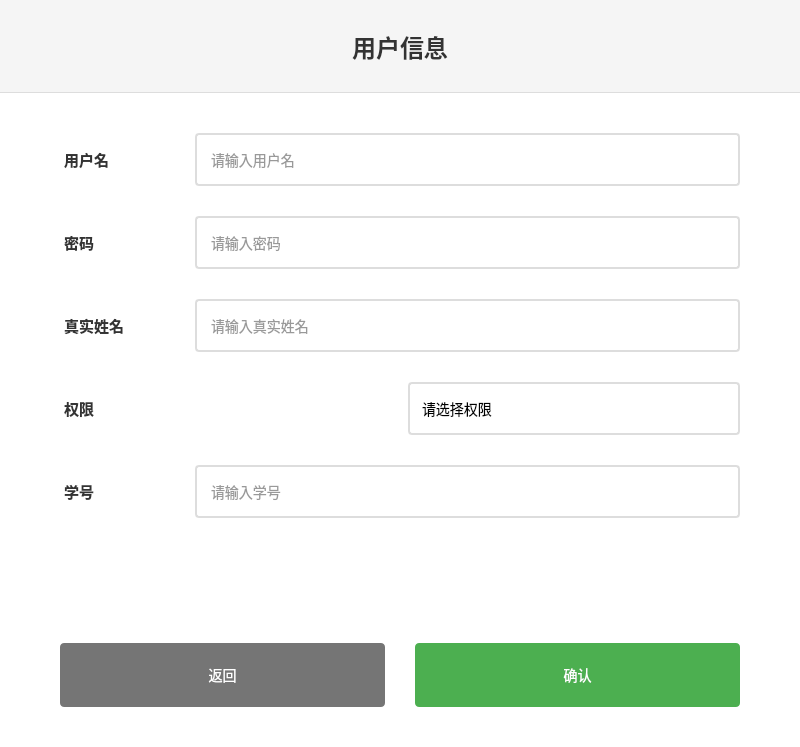
<?xml version="1.0" encoding="UTF-8"?>
<ui version="4.0">
 <class>Form</class>
 <widget class="QWidget" name="Form">
  <property name="geometry">
   <rect>
    <x>0</x>
    <y>0</y>
    <width>800</width>
    <height>747</height>
   </rect>
  </property>
  <property name="minimumSize">
   <size>
    <width>800</width>
    <height>600</height>
   </size>
  </property>
  <property name="windowTitle">
   <string>用户信息</string>
  </property>
  <property name="styleSheet">
   <string notr="true">QWidget {
    background-color: white;
    font-family: &quot;Microsoft YaHei&quot;, Arial;
}
QLabel {
    color: #333333;
    font-size: 15px;
    font-weight: bold;
    padding: 5px 0;
    min-width: 120px;
    background: transparent;
}
QLineEdit {
    padding: 12px;
    border: 2px solid #dddddd;
    border-radius: 4px;
    background-color: white;
    font-size: 14px;
    min-height: 25px;
    color: #333333;
}
QLineEdit:hover {
    border: 2px solid #bbbbbb;
}
QLineEdit:focus {
    border: 2px solid #2196F3;
}
QLineEdit:disabled {
    background-color: #f5f5f5;
    color: #666666;
    border: 2px solid #eeeeee;
}
QPushButton {
    padding: 12px 30px;
    font-size: 14px;
    border: none;
    border-radius: 4px;
    color: white;
    min-width: 120px;
    min-height: 40px;
}
QPushButton#pushButton {
    background-color: #757575;
}
QPushButton#pushButton:hover {
    background-color: #616161;
}
QPushButton#pushButton_2 {
    background-color: #4CAF50;
}
QPushButton#pushButton_2:hover {
    background-color: #45a049;
}</string>
  </property>
  <layout class="QVBoxLayout" name="verticalLayout_2">
   <property name="spacing">
    <number>0</number>
   </property>
   <property name="leftMargin">
    <number>0</number>
   </property>
   <property name="topMargin">
    <number>0</number>
   </property>
   <property name="rightMargin">
    <number>0</number>
   </property>
   <property name="bottomMargin">
    <number>0</number>
   </property>
   <item>
    <widget class="QWidget" name="header_widget" native="true">
     <property name="minimumSize">
      <size>
       <width>0</width>
       <height>80</height>
      </size>
     </property>
     <property name="styleSheet">
      <string notr="true">QWidget#header_widget {
    background-color: #f5f5f5;
    border-bottom: 1px solid #dddddd;
}</string>
     </property>
     <layout class="QVBoxLayout" name="verticalLayout_3">
      <item>
       <widget class="QLabel" name="title_label">
        <property name="styleSheet">
         <string notr="true">font-size: 24px;
color: #333333;
padding: 20px 0;</string>
        </property>
        <property name="text">
         <string>用户信息</string>
        </property>
        <property name="alignment">
         <set>Qt::AlignCenter</set>
        </property>
       </widget>
      </item>
     </layout>
    </widget>
   </item>
   <item>
    <widget class="QWidget" name="content_widget" native="true">
     <layout class="QVBoxLayout" name="verticalLayout">
      <property name="spacing">
       <number>30</number>
      </property>
      <property name="leftMargin">
       <number>60</number>
      </property>
      <property name="topMargin">
       <number>40</number>
      </property>
      <property name="rightMargin">
       <number>60</number>
      </property>
      <property name="bottomMargin">
       <number>40</number>
      </property>
      <item>
       <layout class="QHBoxLayout" name="horizontalLayout_4">
        <property name="spacing">
         <number>15</number>
        </property>
        <item>
         <widget class="QLabel" name="label">
          <property name="text">
           <string>用户名</string>
          </property>
         </widget>
        </item>
        <item>
         <widget class="QLineEdit" name="lineEdit_2">
          <property name="minimumSize">
           <size>
            <width>0</width>
            <height>53</height>
           </size>
          </property>
          <property name="placeholderText">
           <string>请输入用户名</string>
          </property>
         </widget>
        </item>
       </layout>
      </item>
      <item>
       <layout class="QHBoxLayout" name="horizontalLayout_3">
        <property name="spacing">
         <number>15</number>
        </property>
        <item>
         <widget class="QLabel" name="label_2">
          <property name="text">
           <string>密码</string>
          </property>
         </widget>
        </item>
        <item>
         <widget class="QLineEdit" name="lineEdit_3">
          <property name="minimumSize">
           <size>
            <width>0</width>
            <height>53</height>
           </size>
          </property>
          <property name="echoMode">
           <enum>QLineEdit::Password</enum>
          </property>
          <property name="placeholderText">
           <string>请输入密码</string>
          </property>
         </widget>
        </item>
       </layout>
      </item>
      <item>
       <layout class="QHBoxLayout" name="horizontalLayout_5">
        <property name="spacing">
         <number>15</number>
        </property>
        <item>
         <widget class="QLabel" name="label_4">
          <property name="text">
           <string>真实姓名</string>
          </property>
         </widget>
        </item>
        <item>
         <widget class="QLineEdit" name="lineEdit">
          <property name="minimumSize">
           <size>
            <width>0</width>
            <height>53</height>
           </size>
          </property>
          <property name="placeholderText">
           <string>请输入真实姓名</string>
          </property>
         </widget>
        </item>
       </layout>
      </item>
      <item>
       <layout class="QHBoxLayout" name="horizontalLayout_2">
        <property name="spacing">
         <number>15</number>
        </property>
        <item>
         <widget class="QLabel" name="label_3">
          <property name="text">
           <string>权限</string>
          </property>
         </widget>
        </item>
        <item>
         <widget class="QComboBox" name="comboBox">
          <property name="minimumSize">
           <size>
            <width>0</width>
            <height>53</height>
           </size>
          </property>
          <property name="styleSheet">
           <string notr="true">QComboBox {
    padding: 12px;
    border: 2px solid #dddddd;
    border-radius: 4px;
    background-color: white;
    font-size: 14px;
}
QComboBox:hover {
    border: 2px solid #bbbbbb;
}
QComboBox:focus {
    border: 2px solid #2196F3;
}
QComboBox:disabled {
    background-color: #f5f5f5;
    color: #666666;
    border: 2px solid #eeeeee;
}
QComboBox::drop-down {
    border: none;
    width: 30px;
}
QComboBox::down-arrow {
    image: url(resources/icons/dropdown.png);
    width: 12px;
    height: 12px;
}
QComboBox QAbstractItemView {
    border: 1px solid #dddddd;
    border-radius: 4px;
    background-color: white;
    selection-background-color: #f5f5f5;
}</string>
          </property>
          <item>
           <property name="text">
            <string>请选择权限</string>
           </property>
          </item>
          <item>
           <property name="text">
            <string>学生</string>
           </property>
          </item>
          <item>
           <property name="text">
            <string>教师</string>
           </property>
          </item>
          <item>
           <property name="text">
            <string>管理员</string>
           </property>
          </item>
         </widget>
        </item>
       </layout>
      </item>
      <item>
       <layout class="QHBoxLayout" name="horizontalLayout_6">
        <property name="spacing">
         <number>15</number>
        </property>
        <item>
         <widget class="QLabel" name="label_5">
          <property name="text">
           <string>学号</string>
          </property>
         </widget>
        </item>
        <item>
         <widget class="QLineEdit" name="lineEdit_5">
          <property name="minimumSize">
           <size>
            <width>0</width>
            <height>53</height>
           </size>
          </property>
          <property name="placeholderText">
           <string>请输入学号</string>
          </property>
         </widget>
        </item>
       </layout>
      </item>
      <item>
       <spacer name="verticalSpacer">
        <property name="orientation">
         <enum>Qt::Vertical</enum>
        </property>
        <property name="sizeHint" stdset="0">
         <size>
          <width>20</width>
          <height>40</height>
         </size>
        </property>
       </spacer>
      </item>
      <item>
       <layout class="QHBoxLayout" name="horizontalLayout">
        <property name="spacing">
         <number>30</number>
        </property>
        <item>
         <widget class="QPushButton" name="pushButton">
          <property name="minimumSize">
           <size>
            <width>180</width>
            <height>64</height>
           </size>
          </property>
          <property name="text">
           <string>返回</string>
          </property>
         </widget>
        </item>
        <item>
         <widget class="QPushButton" name="pushButton_2">
          <property name="minimumSize">
           <size>
            <width>180</width>
            <height>64</height>
           </size>
          </property>
          <property name="text">
           <string>确认</string>
          </property>
         </widget>
        </item>
       </layout>
      </item>
     </layout>
    </widget>
   </item>
  </layout>
 </widget>
 <resources/>
 <connections/>
</ui>
